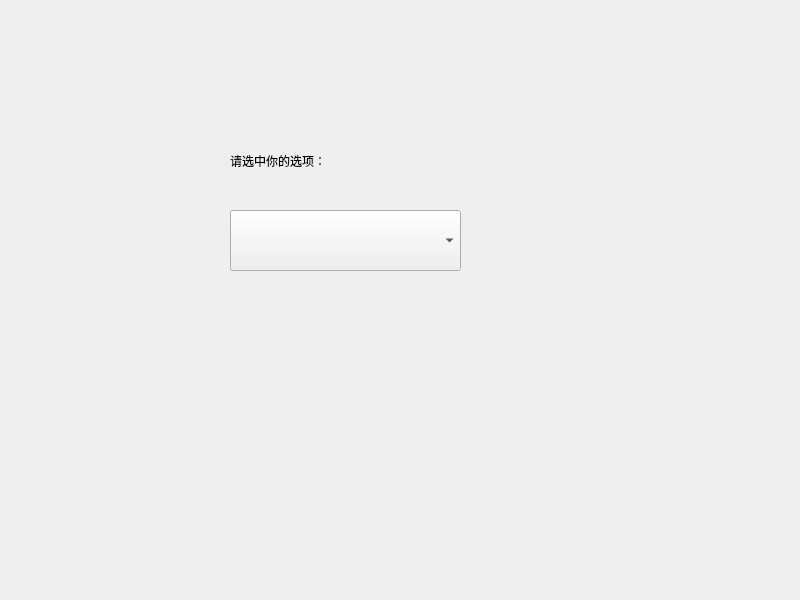
<?xml version="1.0" encoding="UTF-8"?>
<ui version="4.0">
 <class>Widget</class>
 <widget class="QWidget" name="Widget">
  <property name="geometry">
   <rect>
    <x>0</x>
    <y>0</y>
    <width>800</width>
    <height>600</height>
   </rect>
  </property>
  <property name="windowTitle">
   <string>Widget</string>
  </property>
  <widget class="QComboBox" name="comboBox">
   <property name="geometry">
    <rect>
     <x>230</x>
     <y>210</y>
     <width>231</width>
     <height>61</height>
    </rect>
   </property>
  </widget>
  <widget class="QLabel" name="label">
   <property name="geometry">
    <rect>
     <x>230</x>
     <y>140</y>
     <width>221</width>
     <height>41</height>
    </rect>
   </property>
   <property name="text">
    <string>请选中你的选项：</string>
   </property>
  </widget>
 </widget>
 <resources/>
 <connections/>
</ui>
